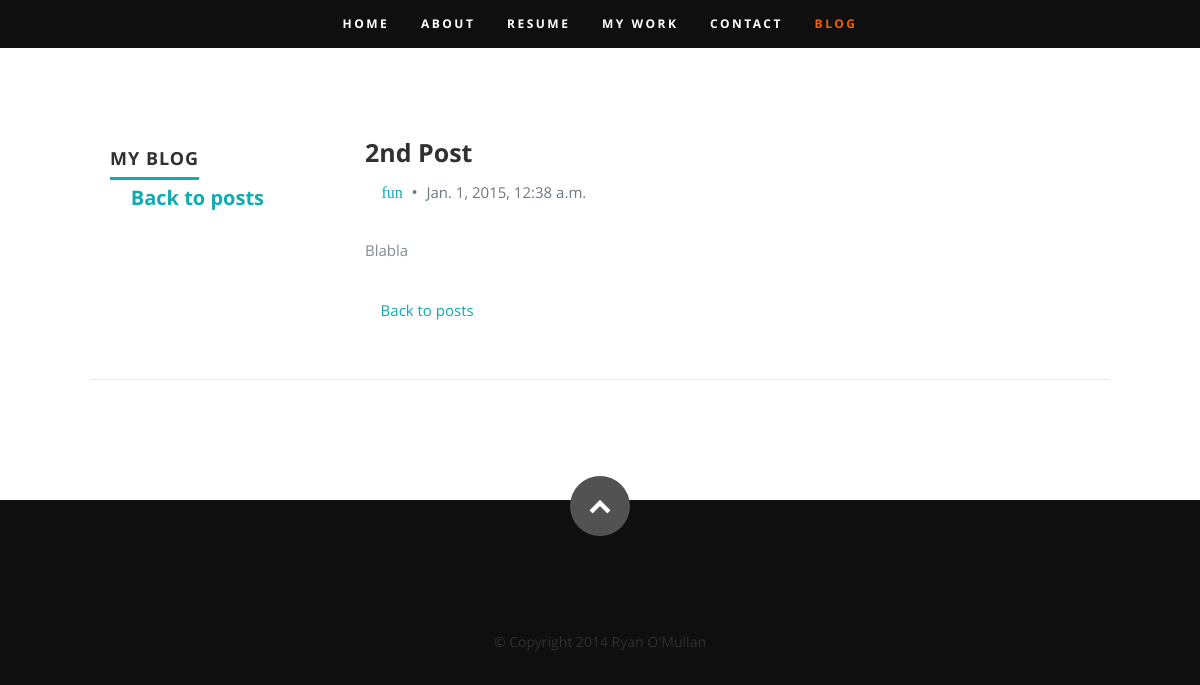
The page /blog/pop2 on the database its author committed.
### blog/models.py (models this page shows, shortened)
class Post(models.Model):
	author = models.ForeignKey('auth.User')
	title = models.CharField(max_length=200)
	text = models.TextField()
	slug = models.SlugField(max_length=200, unique=True)
	tags = TaggableManager()
	created_date = models.DateTimeField(default=timezone.now)
	published_date = models.DateTimeField(
		blank=True, null =True)

### blog/views.py (the view)
# urls.py: url(r'^blog/(?P<slug>[^\.]+)$', views.post_detail, name='blog_post_view_detail'),
def post_detail(request, slug=""):
	try:
		post = Post.objects.get(slug=slug.lower())
	except Post.DoesNotExist:
		return render(request, 'blog/base.html')
	return render(request, 'blog/post_detail.html', {
		'post': post,
	})

### blog/templates/blog/post_detail.html (shortened to what this page needs)
{% extends 'blog/base.html' %}
{% block content %}
      <div class="row education">
         <div class="three columns header-col">
            <h1><span>My Blog</span></h1>
            <h4><a href="/blog"><i class="fa fa-chevron-circle-left"></i> Back to posts</a></h4>
         </div>
         <div class="nine columns main-col">
            <div class="row item">
               <div class="twelve columns">
                  <h3>{{ post.title }}</h3>
                  <p class="info"><i class="fa fa-tags"></i>
                  {% for tag in post.tags.all %}
                     <a href="/blog/tag/{{ tag.slug }}">{{ tag }}</a>{% if not forloop.last %}, {% endif %}
                  {% endfor %}
                  <span>&bull;</span>
                  <em class="date">{{ post.published_date }}</em>
                  </p>
                  <p>{{ post.text|linebreaks }}</p>
                  <p><a href="/blog"><i class="fa fa-chevron-circle-left"></i> Back to posts</a></p>
               </div>
            </div>
         </div>
      </div>
{% endblock content %}

### static/css/default.css (style rules this page uses)
html, body, div, span, object, iframe, h1, h2, h3, h4, h5, h6, p, blockquote, pre, abbr, address, cite, code, del, dfn, em, img, ins, kbd, q, samp, small, strong, sub, sup, var, b, i, dl, dt, dd, ol, ul, li, fieldset, form, label, legend, table, caption, tbody, tfoot, thead, tr, th, td, article, aside, canvas, details, figcaption, figure, footer, header, hgroup, menu, nav, section, summary, time, mark, audio, video { margin: 0; padding: 0; border: 0; outline: 0; font-size: 100%; vertical-align: baseline; background: transparent; }
*, *:before, *:after { -moz-box-sizing: border-box; -webkit-box-sizing: border-box; box-sizing: border-box; }
html { font-size: 62.5%; -webkit-font-smoothing: antialiased; }
body { background: #fff; font-family: 'opensans-regular', sans-serif; font-weight: normal; font-size: 15px; line-height: 30px; color: #838C95; -webkit-font-smoothing: antialiased; -webkit-text-size-adjust: 100%; }
h1, h2, h3, h4, h5, h6 { color: #313131; font-family: 'opensans-bold', sans-serif; font-weight: normal; }
h1 a, h2 a, h3 a, h4 a, h5 a, h6 a { font-weight: inherit; }
h1 { font-size: 38px; line-height: 42px; margin-bottom: 12px; letter-spacing: -1px; }
h3 { font-size: 22px; line-height: 30px; margin-bottom: 12px; }
h4 { font-size: 20px; line-height: 30px; margin-bottom: 6px; }
p { margin: 0 0 30px 0; }
em { font: 15px/30px 'opensans-italic', sans-serif; }
a, a:visited { text-decoration: none; outline: 0; color: #11ABB0; -webkit-transition: color .3s ease-in-out; -moz-transition: color .3s ease-in-out; -o-transition: color .3s ease-in-out; transition: color .3s ease-in-out; }
p a, p a:visited { line-height: inherit; }
.row { width: 96%; max-width: 1020px; margin: 0 auto; }
.row .row { width: auto; max-width: none; margin: 0 -20px; }
.row:before, .row:after { content: " "; display: table; }
.row:after { clear: both; }
.column, .columns { position: relative; padding: 0 20px; min-height: 1px; float: left; }
.row .three { width: 25%; }
.row .nine { width: 75%; }
.row .twelve { width: 100%; }

### static/css/layout.css (style rules this page uses)
body { background: #0f0f0f; }
.education, .work { margin-bottom: 48px; padding-bottom: 24px; border-bottom: 1px solid #E8E8E8; }
#blog a, #blog a:visited { color: #11ABB0; }
#blog h1 { font: 18px/24px 'opensans-bold', sans-serif; text-transform: uppercase; letter-spacing: 1px; }
#blog h1 span { border-bottom: 3px solid #11ABB0; padding-bottom: 6px; }
#blog h3 { font: 25px/30px 'opensans-bold', sans-serif; }
#blog .header-col { padding-top: 9px; }
#blog .main-col { padding-right: 10%; }
#blog .info { font: 16px/24px 'librebaskerville-italic', serif; color: #6E7881; margin-bottom: 18px; margin-top: 9px; }
#blog .info span { margin-right: 5px; margin-left: 5px; }
#blog .date { font: 15px/24px 'opensans-regular', sans-serif; margin-top: 6px; }

### rows shown on the page
Post: title "2nd Post", published_date "Jan. 1, 2015, 12:38 a.m.", text "Blabla"
Tag: name "fun"
